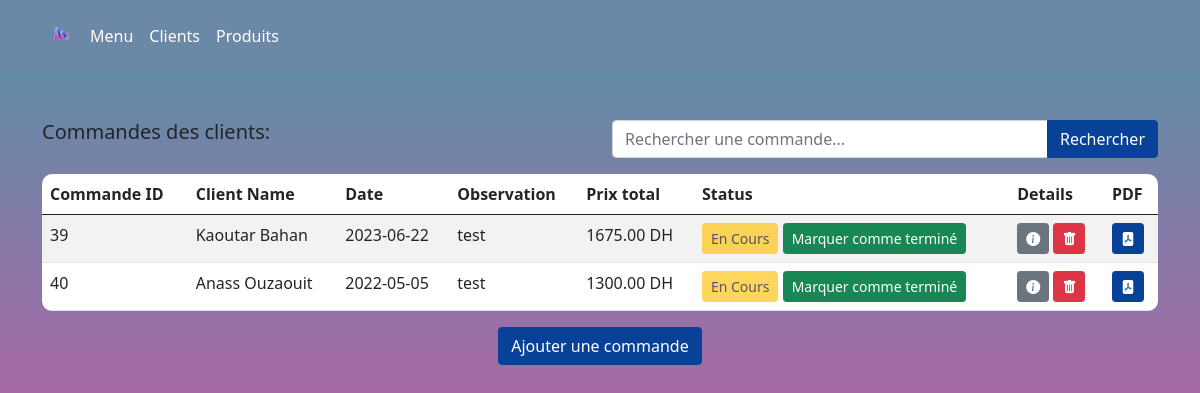
The page /all_commandes.php (signed in) on the database its author committed.
### tables this page shows
CREATE TABLE `commande` (
  `id_commande` int(11) NOT NULL,
  `client_id` int(11) DEFAULT NULL,
  `date` date DEFAULT NULL,
  `observation` varchar(255) DEFAULT NULL,
  `total_prix` decimal(10,2) DEFAULT NULL,
  `status` varchar(20) NOT NULL DEFAULT 'en cours'
);

CREATE TABLE `client` (
  `id` int(11) NOT NULL,
  `name` varchar(50) DEFAULT NULL,
  `telephone` varchar(45) DEFAULT NULL,
  `email` varchar(45) DEFAULT NULL,
  `adresse` varchar(45) DEFAULT NULL,
  `ville` int(11) DEFAULT NULL
);

### all_commandes.php (the view, shortened to what this page needs)
<?php
$servername = "localhost";
$username = "root";
$password = "";
$dbname = "g_client";
try {
    $conn = new PDO("mysql:host=$servername;dbname=$dbname", $username, $password);
    $conn->setAttribute(PDO::ATTR_ERRMODE, PDO::ERRMODE_EXCEPTION);
    if (isset($_GET['search']) && !empty($_GET['search'])) {
        $search = $_GET['search'];
        $sql = "SELECT c.id_commande, c.client_id, c.date, c.observation, c.total_prix, c.status, cl.name AS client_name
                FROM commande c
                JOIN client cl ON c.client_id = cl.id
                WHERE c.id_commande LIKE :search";
        $statement = $conn->prepare($sql);
        $statement->bindValue(':search', '%' . $search . '%');
    } else {
        $sql = "SELECT c.id_commande, c.client_id, c.date, c.observation, c.total_prix, c.status, cl.name AS client_name
                FROM commande c
                JOIN client cl ON c.client_id = cl.id";
        $statement = $conn->prepare($sql);
    }
    $statement->execute();
    $commands = $statement->fetchAll(PDO::FETCH_OBJ);
} catch (PDOException $e) {
    echo $sql . "<br>" . $e->getMessage();
}
?>
<!DOCTYPE html>
<html lang="en">
<head>
    <link href="https://cdn.jsdelivr.net/npm/bootstrap@5.0.2/dist/css/bootstrap.min.css" rel="stylesheet">
    <link href="https://cdn.jsdelivr.net/npm/bootstrap-icons@1.6.1/font/bootstrap-icons.css" rel="stylesheet">
</head>
<body>
    <header class="p-3 bg-dark text-white">
        <div class="container">
            <div class="d-flex flex-wrap align-items-center justify-content-center justify-content-lg-start">
                <a href="/" class="d-flex align-items-center mb-2 mb-lg-0 text-white text-decoration-none">
                    <img src="logo.png" alt="Logo" width="40" height="40">
                </a>
                <ul class="nav col-12 col-lg-auto me-lg-auto mb-2 justify-content-center mb-md-0">
                    <li><a href="menu.php" class="nav-link px-2 text-white">Menu</a></li>
                    <li><a href="index.php" class="nav-link px-2 text-white">Clients</a></li>
                    <li><a href="all_produits.php" class="nav-link px-2 text-white">Produits</a></li>
                </ul>
            </div>
        </div>
    </header>
    <div class="container my-5">
        <div class="row">
            <div class="col-12 col-lg-6">
                <h5>Commandes des clients:</h5>
            </div>
            <div class="col-12 col-lg-6">
                <form class="mb-3 mb-lg-0">
                    <div class="input-group">
                        <input type="text" class="form-control" placeholder="Rechercher une commande..." name="search">
                        <button class="btn btn-primary" type="submit">Rechercher</button>
                    </div>
                </form>
            </div>
        </div>
        <?php if (empty($commands)) : ?>
            <div class="alert alert-info mt-3" role="alert">
                Pas de commandes.
            </div>
            <a href="ajouter_commande.php" class="btn btn-primary">Ajouter une commande</a>
        <?php else : ?>
            <div class="table-container">
                <table class="table table-striped table-hover mt-3">
                    <thead>
                        <tr>
                            <th>Commande ID</th>
                            <th>Client Name</th>
                            <th>Date</th>
                            <th>Observation</th>
                            <th>Prix total</th>
                            <th>Status</th>
                            <th>Details</th>
                            <th>PDF</th>
                        </tr>
                    </thead>
                    <tbody>
                        <?php foreach ($commands as $command) : ?>
                            <tr>
                                <td><?= $command->id_commande ?></td>
                                <td><?= $command->client_name ?></td>
                                <td><?= $command->date ?></td>
                                <td><?= $command->observation ?></td>
                                <td><?= $command->total_prix ?> DH</td>
                                <td>
                                    <?php if ($command->status === 'en cours') : ?>
                                        <button class="btn btn-warning btn-sm" disabled>En Cours</button>
                                        <a href="done.php?id=<?= $command->id_commande ?>" class="btn btn-success btn-sm">Marquer comme terminé</a>
                                    <?php else : ?>
                                        <button class="btn btn-success btn-sm" disabled>Done</button>
                                    <?php endif; ?>
                                </td>
                                <td>
                                    <a href="details.php?id=<?= $command->id_commande ?>" class="btn btn-secondary btn-sm" title="Détails">
                                        <i class="bi bi-info-circle-fill"></i>
                                    </a>
                                    <a href="supprimer_commande.php?id=<?= $command->id_commande ?>" class="btn btn-danger btn-sm" title="Supprimer la commande">
                                        <i class="bi bi-trash-fill"></i>
                                    </a>
                                </td>
                                <td>
                                    <a href="generate_pdf.php?id=<?= $command->id_commande ?>" target="_blank" class="btn btn-primary btn-sm" title="Generate PDF">
                                        <i class="bi bi-file-pdf-fill"></i>
                                    </a>
                                </td>
                            </tr>
                        <?php endforeach; ?>
                    </tbody>
                </table>
                <div class="text-center">
                    <a href="ajouter_commande.php" class="btn btn-primary">Ajouter une commande</a>
                </div>
            <?php endif; ?>
            </div>
</body>
</html>

### all_commandes.php (style rules this page uses)
html, body { height: 100%; margin: 0; padding: 0; background: #fe3caa; background: -webkit-linear-gradient(0deg, #fe3caa 0%, #5394a6 100%); background: linear-gradient(0deg, #fe3caa 0%, #5394a6 100%); }
.btn-primary { background-color: #084298; border-color: #084298; }
.bg-dark { background-color: #6b88a7 !important; }
.btn-secondary { background-color: #6c757d; border-color: #6c757d; }
.table-container table { background-color: white; border-radius: 10px; overflow: hidden; }
.table-container { margin-top: 15px; }

### rows shown on the page
commande: id_commande "39", client.name "Kaoutar Bahan", date "2023-06-22", observation "test", total_prix "1675.00"
commande: id_commande "40", client.name "Anass Ouzaouit", date "2022-05-05", observation "test", total_prix "1300.00"
